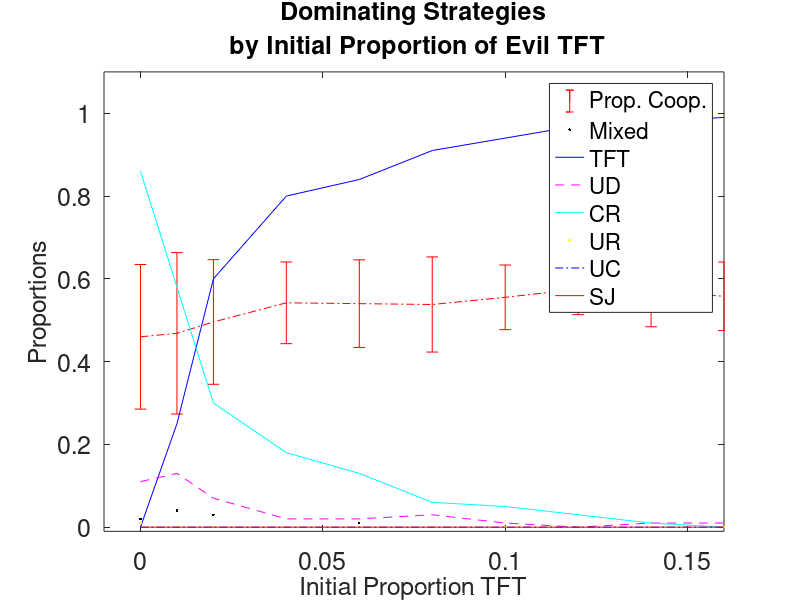
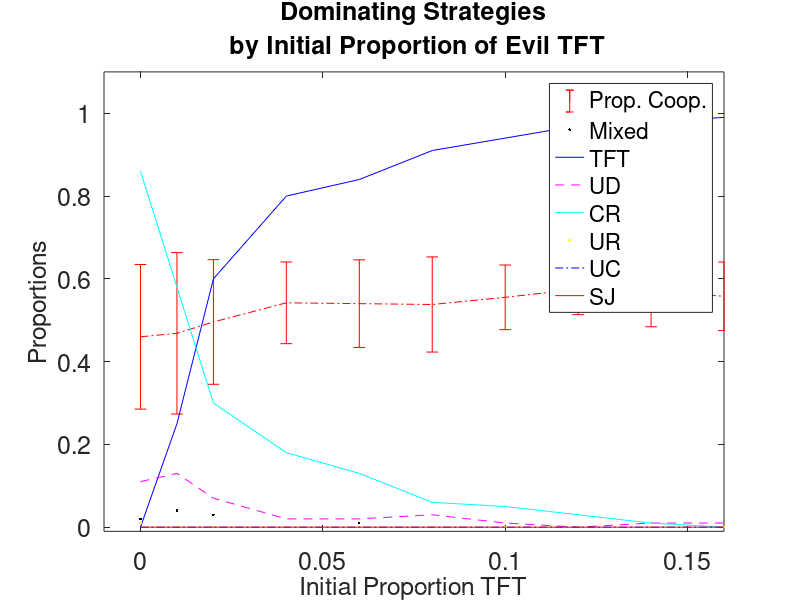
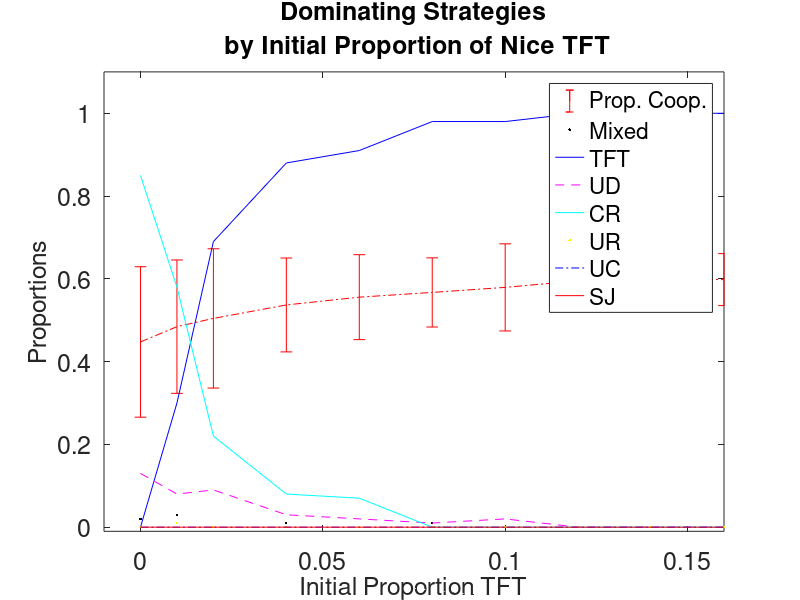
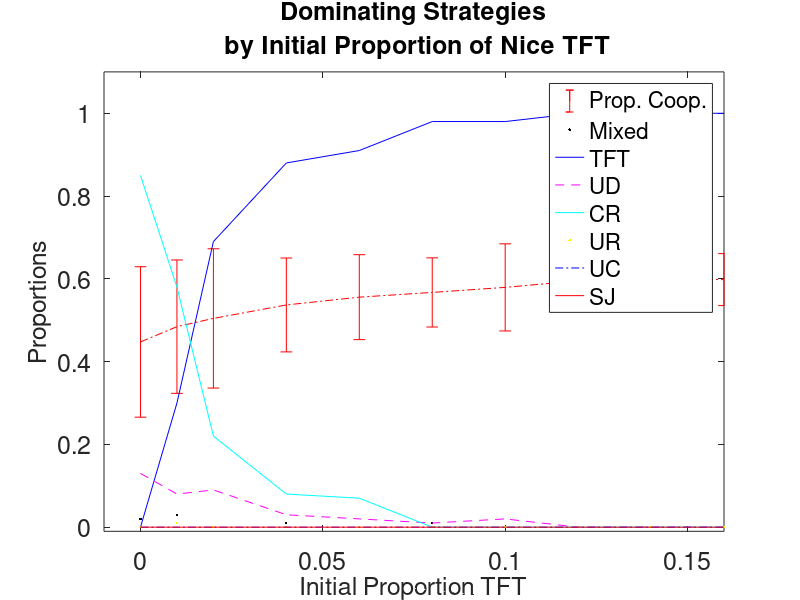

Here is the MATLAB script that generated these plots, in order:

clear all
close all
clc

%%%
% FIGURE S1


% FIGURE S1 (LEFT PANEL) - EFFECT OF INITIAL PROPORTION OF AGENTS - COPY THE BEST - TFT
% EFFECT (EVIL)


load('NS_03_TFTEffect.mat') %_long

prop_coop=number_true_cooperators./number_of_plays; %compute the proportion of cooperators
proptft=squeeze(N_types(2,:,:)./N); %compute the proportion of TFTs
m_prop_coop=mean(prop_coop,2); %average proportion of cooperators 
std_prop_coop=std(prop_coop,0,2); % std proportion of cooperators
m_prop_tft=mean(proptft,2); %average proportion of cooperators 
std_prop_tft=std(proptft,0,2); % std proportion of cooperators


arrived_at=length(tconv); 
for i=1:length(Prop_TFT)
    N_UD(i)=length(find(squeeze(N_types(1,i,:))>(0.9*N)))/arrived_at;
    N_TFT(i)=length(find(squeeze(N_types(2,i,:))>(0.9*N)))/arrived_at;
    N_CR(i)=length(find(squeeze(N_types(3,i,:))>(0.9*N)))/arrived_at;
    N_UR(i)=length(find(squeeze(N_types(4,i,:))>(0.9*N)))/arrived_at;
    N_UC(i)=length(find(squeeze(N_types(5,i,:))>(0.9*N)))/arrived_at;
    N_SJ(i)=length(find(squeeze(N_types(6,i,:))>(0.9*N)))/arrived_at;
    N_NC(i)=(1-(N_UD(i)+N_TFT(i)+N_CR(i)+N_UR(i)+N_UC(i)+N_SJ(i))); % residual. Simulations that are not dominated.
end

fignum= figure(1);
axes1 = axes('Parent',fignum);
hold(axes1,'on');
box(axes1,'on');
set(axes1,'FontSize',18);
errorbar(Prop_TFT,m_prop_coop,std_prop_coop,'r-.'); % 
hold on
plot(Prop_TFT,N_NC,'k.'); 
hold on
plot(Prop_TFT,N_TFT,'b-'); % 
hold on
plot(Prop_TFT,N_UD,'m--'); % 
hold on
plot(Prop_TFT,N_CR,'c-'); %
hold on
plot(Prop_TFT,N_UR,'y.'); %
hold on
plot(Prop_TFT,N_UC,'b-.'); %
hold on
plot(Prop_TFT,N_SJ,'r-'); %
hold on
xlim([-0.01 0.16]);
ylim([-0.01 1.1]);
xlabel('Initial Proportion TFT','FontSize',18)
ylabel('Proportions','FontSize',18)
legend({'Prop. Coop.','Mixed','TFT','UD','CR','UR','UC','SJ'},'Location','northeast','Orientation','Vertical')
tt=['Simulation dominated and Cooperation vs Initial Proportion of Evil TFT'];
title({'Dominating Strategies',' by Initial Proportion of Evil TFT'},'FontSize',18) 
fn=tt(~isspace(tt));
saveas(fignum,fn);
print('-depsc', fn);


% FIGURE S1 (RIGHT PANEL) - EFFECT OF INITIAL PROPORTION OF AGENTS - COPY THE BEST - TFT
% EFFECT (NICE)


clear all
clc
load('NS_13_TFTEffect_NiceTFT.mat') %_long

prop_coop=number_true_cooperators./number_of_plays; %compute the proportion of cooperators
proptft=squeeze(N_types(2,:,:)./N); %compute the proportion of TFTs
m_prop_coop=mean(prop_coop,2); %average proportion of cooperators 
std_prop_coop=std(prop_coop,0,2); % std proportion of cooperators
m_prop_tft=mean(proptft,2); %average proportion of cooperators 
std_prop_tft=std(proptft,0,2); % std proportion of cooperators

%Grafico con la proporzione di simulazioni dominate da TFT [MEDIA e std] (in uscita), not converged e contestualmente di prop_coop [MEDIA e std]
%asse x: proporzione TFT in entrata
% 1 hist with dominant type (single type having more than 90%=(0.9*N) agents at tmax or convergence).
arrived_at=length(tconv); 
for i=1:length(Prop_TFT)
    N_UD(i)=length(find(squeeze(N_types(1,i,:))>(0.9*N)))/arrived_at;
    N_TFT(i)=length(find(squeeze(N_types(2,i,:))>(0.9*N)))/arrived_at;
    N_CR(i)=length(find(squeeze(N_types(3,i,:))>(0.9*N)))/arrived_at;
    N_UR(i)=length(find(squeeze(N_types(4,i,:))>(0.9*N)))/arrived_at;
    N_UC(i)=length(find(squeeze(N_types(5,i,:))>(0.9*N)))/arrived_at;
    N_SJ(i)=length(find(squeeze(N_types(6,i,:))>(0.9*N)))/arrived_at;
    N_NC(i)=(1-(N_UD(i)+N_TFT(i)+N_CR(i)+N_UR(i)+N_UC(i)+N_SJ(i))); % residual. Simulations that are not dominated.
end

fignum= figure(2);
axes1 = axes('Parent',fignum);
hold(axes1,'on');
box(axes1,'on');
set(axes1,'FontSize',18);
errorbar(Prop_TFT,m_prop_coop,std_prop_coop,'r-.'); % 
hold on
plot(Prop_TFT,N_NC,'k.'); 
hold on
plot(Prop_TFT,N_TFT,'b-'); % 
hold on
plot(Prop_TFT,N_UD,'m--'); % 
hold on
plot(Prop_TFT,N_CR,'c-'); %
hold on
plot(Prop_TFT,N_UR,'y.'); %
hold on
plot(Prop_TFT,N_UC,'b-.'); %
hold on
plot(Prop_TFT,N_SJ,'r-'); %
hold on
xlim([-0.01 0.16]);
ylim([-0.01 1.1]);
xlabel('Initial Proportion TFT','FontSize',18)
ylabel('Proportions','FontSize',18)
legend('Prop. Coop.','Mixed','TFT','UD','CR','UR','UC','SJ','Location','northeast')
tt=['Simulation dominated and Cooperation vs Initial Proportion of Nice TFT'];
title({'Dominating Strategies',' by Initial Proportion of Nice TFT'},'FontSize',18) 
fn=tt(~isspace(tt));
saveas(fignum,fn);
print('-depsc', fn);







%%%%%
% FIGURE S2 - PERFORMANCE OF INDIRECT RECIPROCITY STRATEGIES
% PANELS ARE COUNTED LEFT TO RIGHT, TOP TO BOTTOM:
% 1 2 3
% 4 5 6










% CR vs UR (proportion dominated)

load NS_04_URCRStudy.mat %_long

[sizeUR sizeCR dimREPL]=size(tconv);
prop_coop=number_true_cooperators./number_of_plays;

arrived_at=length(tconv); 
numNOTconverged=zeros(sizeUR,sizeCR);
RD_UD=zeros(sizeUR,sizeCR);
RD_TFT=zeros(sizeUR,sizeCR);
RD_CR=zeros(sizeUR,sizeCR);
RD_UR=zeros(sizeUR,sizeCR);
RD_UC=zeros(sizeUR,sizeCR);
RD_SJ=zeros(sizeUR,sizeCR); % set counters for relative dominance to zero for all types

for i=1:sizeUR
    for j=1:sizeCR
        numNOTconverged(i,j)=length(find(squeeze(tconv(i,j,:))>=tmax)); % (1)
        numNOTconverged(i,j)=numNOTconverged(i,j)/Niter;
        m_prop_coop(i,j)=mean(squeeze(prop_coop(i,j,:))); % (2)
        for z=1:dimREPL %(9)
            [~, pos_max]=max(squeeze(N_types(:,i,j,z)));
            if pos_max==1; RD_UD(i,j)=RD_UD(i,j)+1; end; % I update the counter of each types accordingly.
            if pos_max==2; RD_TFT(i,j)=RD_TFT(i,j)+1; end;
            if pos_max==3; RD_CR(i,j)=RD_CR(i,j)+1; end;
            if pos_max==4; RD_UR(i,j)=RD_UR(i,j)+1; end;
            if pos_max==5; RD_UC(i,j)=RD_UC(i,j)+1; end;
            if pos_max==6; RD_SJ(i,j)=RD_SJ(i,j)+1; end;
        end
        vct= [RD_UD(i,j) RD_TFT(i,j) RD_CR(i,j) RD_UR(i,j) RD_UC(i,j) RD_SJ(i,j)]; % (10)
        [~, DominantRelative(i,j)]=max(vct);
        
        N_UD(i,j)=length(find(squeeze(N_types(1,i,j,:))>(0.9*N)))/arrived_at; % (4-8)
        N_TFT(i,j)=length(find(squeeze(N_types(2,i,j,:))>(0.9*N)))/arrived_at;
        N_CR(i,j)=length(find(squeeze(N_types(3,i,j,:))>(0.9*N)))/arrived_at;
        N_UR(i,j)=length(find(squeeze(N_types(4,i,j,:))>(0.9*N)))/arrived_at;
        N_UC(i,j)=length(find(squeeze(N_types(5,i,j,:))>(0.9*N)))/arrived_at;
        N_SJ(i,j)=length(find(squeeze(N_types(6,i,j,:))>(0.9*N)))/arrived_at;
        N_NC(i,j)=(1-(N_UD(i,j)+N_TFT(i,j)+N_CR(i,j)+N_UR(i,j)+N_UC(i,j)+N_SJ(i,j))); % residual. Simulations that are not dominated.
        
        vct= [N_UD(i,j) N_TFT(i,j) N_CR(i,j) N_UR(i,j) N_UC(i,j) N_SJ(i,j)]; % (3)
        [~, DominantAbsolute(i,j)]=max(vct);
    end
end
RD_UD=RD_UD./Niter;
RD_TFT=RD_TFT./Niter;
RD_CR=RD_CR./Niter;
RD_UR=RD_UR./Niter;
RD_UC=RD_UC./Niter;
RD_SJ=RD_SJ./Niter;


% FIGURE S2 (PANEL 6) - PROPORTION OF SIMULATIONS WITHOUT ABSOLUTE DOMINANCE
fignum = figure(3);
axes1 = axes('Parent',fignum);
hold(axes1,'on');
set(axes1,'FontSize',18);
xlim([-0.025 0.525]);
ylim([-0.025 0.525]);
imagesc(Prop_UR,Prop_CR,numNOTconverged);
colorbar
set(gca, 'CLim', [0, 1]);
set(gca,'YDir','normal')
xlabel('Prop UR','FontSize',18);
ylabel('Prop CR','FontSize',18);
tt=['Initial Proportions of UR and CR - No Dominance'];
title({'Initial Proportions of UR and CR','No Dominance'},'FontSize',18) 
fn=tt(~isspace(tt));
saveas(fignum,fn);
print('-depsc', fn);

% FIGURE S2 (PANEL 5) - PROPORTION OF SIMULATIONS DOMINATED BY UD
fignum = figure(4);
axes1 = axes('Parent',fignum);
hold(axes1,'on');
set(axes1,'FontSize',18);
xlim([-0.025 0.525]);
ylim([-0.025 0.525]);
imagesc(Prop_UR,Prop_CR,N_UD);
colorbar
set(gca, 'CLim', [0, 1]);
set(gca,'YDir','normal')
xlabel('Prop UR','FontSize',18);
ylabel('Prop CR','FontSize',18);
tt=['Initial Proportions of UR and CR - Proportion Dominated by UD'];
title({'Initial Proportions of UR and CR','Proportion Dominated by UD'},'FontSize',18) 
fn=tt(~isspace(tt));
saveas(fignum,fn);
print('-depsc', fn);


% FIGURE S2 (PANEL 4) - PROPORTION OF SIMULATIONS DOMINATED BY UC
fignum = figure(6);
axes1 = axes('Parent',fignum);
hold(axes1,'on');
set(axes1,'FontSize',18);
xlim([-0.025 0.525]);
ylim([-0.025 0.525]);
imagesc(Prop_UR,Prop_CR,N_UC);
colorbar
set(gca, 'CLim', [0, 1]);
set(gca,'YDir','normal')
xlabel('Prop UR','FontSize',18);
ylabel('Prop CR','FontSize',18);
tt=['Initial Proportions of UR and CR - Proportion Dominated by UC'];
title({'Initial Proportions of UR and CR','Proportion Dominated by UC'},'FontSize',18) 
fn=tt(~isspace(tt));
saveas(fignum,fn);
print('-depsc', fn);

% FIGURE S2 (PANEL 3) - PROPORTION OF SIMULATIONS DOMINATED BY SJ
fignum = figure(7);
axes1 = axes('Parent',fignum);
hold(axes1,'on');
set(axes1,'FontSize',18);
xlim([-0.025 0.525]);
ylim([-0.025 0.525]);
imagesc(Prop_UR,Prop_CR,N_SJ);
colorbar
set(gca, 'CLim', [0, 1]);
set(gca,'YDir','normal')
xlabel('Prop UR','FontSize',18);
ylabel('Prop CR','FontSize',18);
tt=['Initial Proportions of UR and CR - Proportion Dominated by SJ'];
title({'Initial Proportions of UR and CR','Proportion Dominated by SJ'},'FontSize',18) 
fn=tt(~isspace(tt));
saveas(fignum,fn);
print('-depsc', fn);


% FIGURE S2 (PANEL 2) - PROPORTION OF SIMULATIONS DOMINATED BY UR
fignum = figure(8);
axes1 = axes('Parent',fignum);
hold(axes1,'on');
set(axes1,'FontSize',18);
xlim([-0.025 0.525]);
ylim([-0.025 0.525]);
imagesc(Prop_UR,Prop_CR,N_UR);
colorbar
set(gca, 'CLim', [0, 1]);
set(gca,'YDir','normal')
xlabel('Prop UR','FontSize',18);
ylabel('Prop CR','FontSize',18);
tt=['Initial Proportions of UR and CR - Proportion Dominated by UR'];
title({'Initial Proportions of UR and CR','Proportion Dominated by UR'},'FontSize',18) 
fn=tt(~isspace(tt));
saveas(fignum,fn);
print('-depsc', fn);

% FIGURE S2 (PANEL 1) - PROPORTION OF SIMULATIONS DOMINATED BY CR
fignum = figure(9);
axes1 = axes('Parent',fignum);
hold(axes1,'on');
set(axes1,'FontSize',18);
xlim([-0.025 0.525]);
ylim([-0.025 0.525]);
imagesc(Prop_UR,Prop_CR,N_CR);
colorbar
set(gca, 'CLim', [0, 1]);
set(gca,'YDir','normal')
xlabel('Prop UR','FontSize',18);
ylabel('Prop CR','FontSize',18);
tt=['Initial Proportions of UR and CR - Proportion Dominated by CR'];
title({'Initial Proportions of UR and CR','Proportion Dominated by CR'},'FontSize',18) 
fn=tt(~isspace(tt));
saveas(fignum,fn);
print('-depsc', fn);




%%%%%
% FIGURE S2 - PERFORMANCE OF INDIRECT RECIPROCITY STRATEGIES WITHOUT SJ
% AGENTS
% PANELS ARE COUNTED LEFT TO RIGHT, TOP TO BOTTOM:
% 1 2 3
% 4 5 6

clear all
clc
load NS_33_URCRStudy_NOSJ_00.mat

[sizeUR sizeCR dimREPL]=size(tconv);
prop_coop=number_true_cooperators./number_of_plays;

arrived_at=length(tconv); 
numNOTconverged=zeros(sizeUR,sizeCR);
RD_UD=zeros(sizeUR,sizeCR);
RD_TFT=zeros(sizeUR,sizeCR);
RD_CR=zeros(sizeUR,sizeCR);
RD_UR=zeros(sizeUR,sizeCR);
RD_UC=zeros(sizeUR,sizeCR);
RD_SJ=zeros(sizeUR,sizeCR); % set counters for relative dominance to zero for all types

for i=1:sizeUR
    for j=1:sizeCR
        numNOTconverged(i,j)=length(find(squeeze(tconv(i,j,:))>=tmax)); % (1)
        numNOTconverged(i,j)=numNOTconverged(i,j)/Niter;
        m_prop_coop(i,j)=mean(squeeze(prop_coop(i,j,:))); % (2)
        for z=1:dimREPL %(9)
            [~, pos_max]=max(squeeze(N_types(:,i,j,z)));
            if pos_max==1; RD_UD(i,j)=RD_UD(i,j)+1; end; % I update the counter of each types accordingly.
            if pos_max==2; RD_TFT(i,j)=RD_TFT(i,j)+1; end;
            if pos_max==3; RD_CR(i,j)=RD_CR(i,j)+1; end;
            if pos_max==4; RD_UR(i,j)=RD_UR(i,j)+1; end;
            if pos_max==5; RD_UC(i,j)=RD_UC(i,j)+1; end;
            if pos_max==6; RD_SJ(i,j)=RD_SJ(i,j)+1; end;
        end
        vct= [RD_UD(i,j) RD_TFT(i,j) RD_CR(i,j) RD_UR(i,j) RD_UC(i,j) RD_SJ(i,j)]; % (10)
        [~, DominantRelative(i,j)]=max(vct);
        
        N_UD(i,j)=length(find(squeeze(N_types(1,i,j,:))>(0.9*N)))/arrived_at; % (4-8)
        N_TFT(i,j)=length(find(squeeze(N_types(2,i,j,:))>(0.9*N)))/arrived_at;
        N_CR(i,j)=length(find(squeeze(N_types(3,i,j,:))>(0.9*N)))/arrived_at;
        N_UR(i,j)=length(find(squeeze(N_types(4,i,j,:))>(0.9*N)))/arrived_at;
        N_UC(i,j)=length(find(squeeze(N_types(5,i,j,:))>(0.9*N)))/arrived_at;
        N_SJ(i,j)=length(find(squeeze(N_types(6,i,j,:))>(0.9*N)))/arrived_at;
        N_NC(i,j)=(1-(N_UD(i,j)+N_TFT(i,j)+N_CR(i,j)+N_UR(i,j)+N_UC(i,j)+N_SJ(i,j))); % residual. Simulations that are not dominated.
        
        vct= [N_UD(i,j) N_TFT(i,j) N_CR(i,j) N_UR(i,j) N_UC(i,j) N_SJ(i,j)]; % (3)
        [~, DominantAbsolute(i,j)]=max(vct);
    end
end
RD_UD=RD_UD./Niter;
RD_TFT=RD_TFT./Niter;
RD_CR=RD_CR./Niter;
RD_UR=RD_UR./Niter;
RD_UC=RD_UC./Niter;
RD_SJ=RD_SJ./Niter;

% i could also rapresent with darker color the ones where the dominat type
% is more dominant (not done yet)

% FIGURE S3 (PANEL 1) - PROPORTION OF COOPERATORS
fignum = figure(10);
axes1 = axes('Parent',fignum);
hold(axes1,'on');
set(axes1,'FontSize',18);
xlim([-0.025 0.525]);
ylim([-0.025 0.525]);
imagesc(Prop_UR,Prop_CR,m_prop_coop);
colorbar
set(gca, 'CLim', [0, 1]);
set(gca,'YDir','normal')
xlabel('Prop UR','FontSize',18);
ylabel('Prop CR','FontSize',18);
tt=['NOSJInitial Proportions of UR and CR - Proportion Cooperators'];
title({'Initial Proportions of UR and CR','Proportion of Cooperators'},'FontSize',18) 
fn=tt(~isspace(tt));
saveas(fignum,fn);
print('-depsc', fn);


% FIGURE S3 (PANEL 6) - PROPORTION OF SIMULATION WITHOUT AN ABSOLUTELY
% DOMINANT STRATEGY
fignum = figure(11);
axes1 = axes('Parent',fignum);
hold(axes1,'on');
set(axes1,'FontSize',18);
xlim([-0.025 0.525]);
ylim([-0.025 0.525]);
imagesc(Prop_UR,Prop_CR,numNOTconverged);
colorbar
set(gca, 'CLim', [0, 1]);
set(gca,'YDir','normal')
xlabel('Prop UR','FontSize',18);
ylabel('Prop CR','FontSize',18);
tt=['NOSJInitial Proportions of UR and CR - No Dominance'];
title({'Initial Proportions of UR and CR','No Dominance'},'FontSize',18) 
fn=tt(~isspace(tt));
saveas(fignum,fn);
print('-depsc', fn);

% FIGURE S3 (PANEL 5) - PROPORTION OF SIMULATION DOMINATED BY UD
fignum = figure(12);
axes1 = axes('Parent',fignum);
hold(axes1,'on');
set(axes1,'FontSize',18);
xlim([-0.025 0.525]);
ylim([-0.025 0.525]);
imagesc(Prop_UR,Prop_CR,N_UD);
colorbar
set(gca, 'CLim', [0, 1]);
set(gca,'YDir','normal')
xlabel('Prop UR','FontSize',18);
ylabel('Prop CR','FontSize',18);
tt=['NOSJInitial Proportions of UR and CR - Proportion Dominated by UD'];
title({'Initial Proportions of UR and CR','Proportion Dominated by UD'},'FontSize',18) 
fn=tt(~isspace(tt));
saveas(fignum,fn);
print('-depsc', fn);


% FIGURE S3 (PANEL 4) - PROPORTION OF SIMULATION DOMINATED BY UC
fignum = figure(14);
axes1 = axes('Parent',fignum);
hold(axes1,'on');
set(axes1,'FontSize',18);
xlim([-0.025 0.525]);
ylim([-0.025 0.525]);
imagesc(Prop_UR,Prop_CR,N_UC);
colorbar
set(gca, 'CLim', [0, 1]);
set(gca,'YDir','normal')
xlabel('Prop UR','FontSize',18);
ylabel('Prop CR','FontSize',18);
tt=['NOSJInitial Proportions of UR and CR - Proportion Dominated by UC'];
title({'Initial Proportions of UR and CR','Proportion Dominated by UC'},'FontSize',18) 
fn=tt(~isspace(tt));
saveas(fignum,fn);
print('-depsc', fn);



% FIGURE S3 (PANEL 3) - PROPORTION OF SIMULATION DOMINATED BY UR
fignum = figure(16);
axes1 = axes('Parent',fignum);
hold(axes1,'on');
set(axes1,'FontSize',18);
xlim([-0.025 0.525]);
ylim([-0.025 0.525]);
imagesc(Prop_UR,Prop_CR,N_UR);
colorbar
set(gca, 'CLim', [0, 1]);
set(gca,'YDir','normal')
xlabel('Prop UR','FontSize',18);
ylabel('Prop CR','FontSize',18);
tt=['NOSJInitial Proportions of UR and CR - Proportion Dominated by UR'];
title({'Initial Proportions of UR and CR','Proportion Dominated by UR'},'FontSize',18) 
fn=tt(~isspace(tt));
saveas(fignum,fn);
print('-depsc', fn);

% FIGURE S3 (PANEL 2) - PROPORTION OF SIMULATION DOMINATED BY CR
fignum = figure(17);
axes1 = axes('Parent',fignum);
hold(axes1,'on');
set(axes1,'FontSize',18);
xlim([-0.025 0.525]);
ylim([-0.025 0.525]);
imagesc(Prop_UR,Prop_CR,N_CR);
colorbar
set(gca, 'CLim', [0, 1]);
set(gca,'YDir','normal')
xlabel('Prop UR','FontSize',18);
ylabel('Prop CR','FontSize',18);
tt=['NOSJInitial Proportions of UR and CR - Proportion Dominated by CR'];
title({'Initial Proportions of UR and CR','Proportion Dominated by CR'},'FontSize',18) 
fn=tt(~isspace(tt));
saveas(fignum,fn);
print('-depsc', fn);








